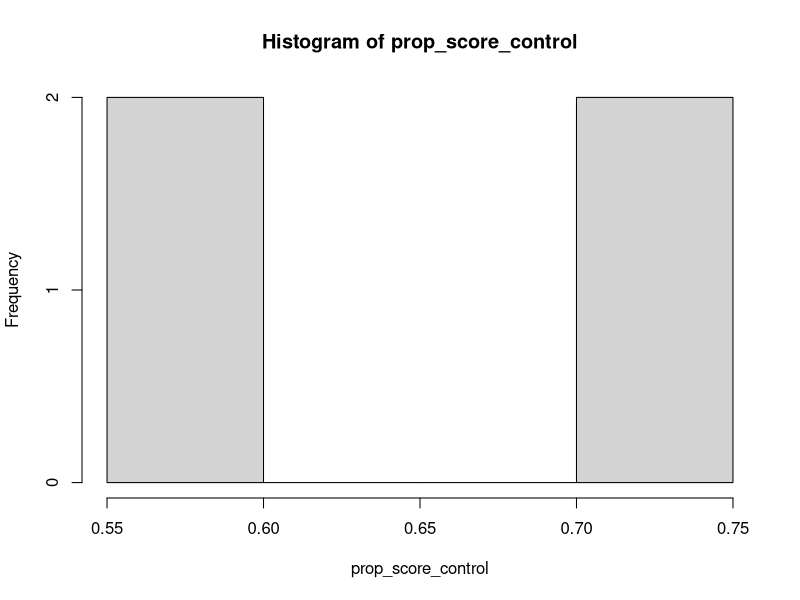
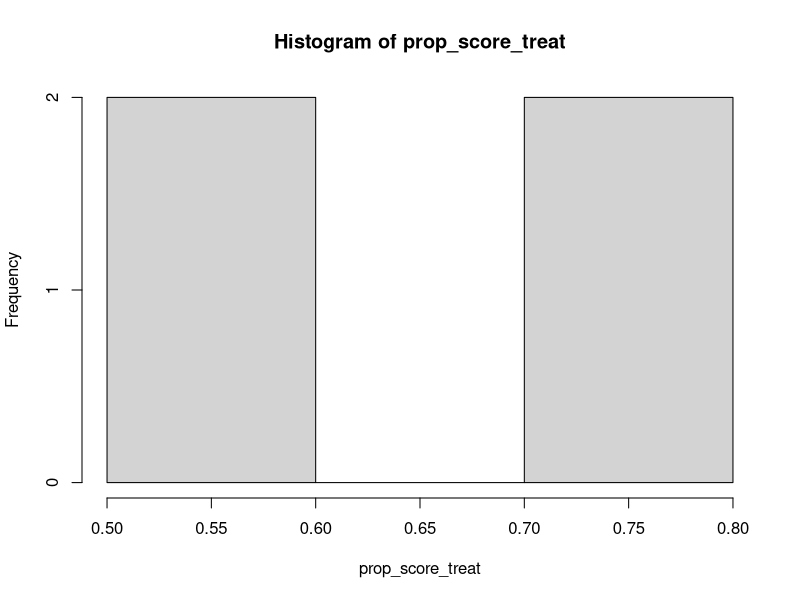
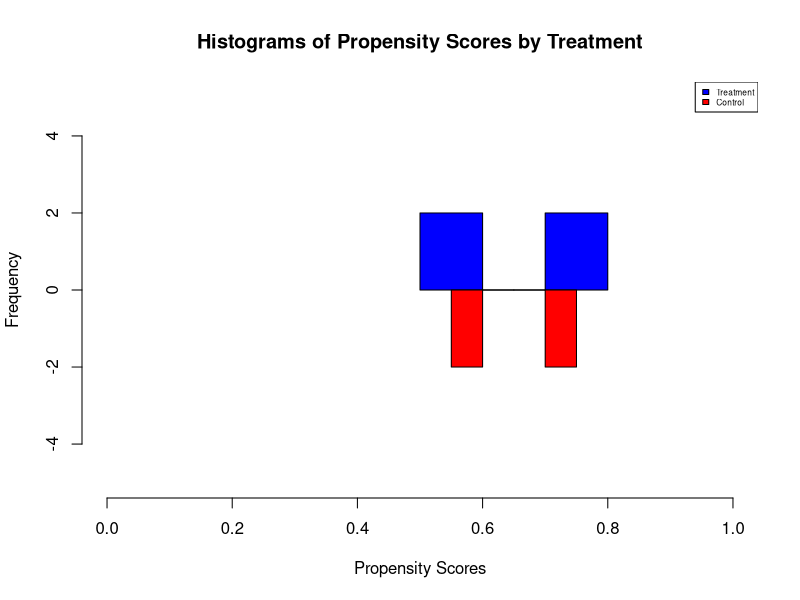
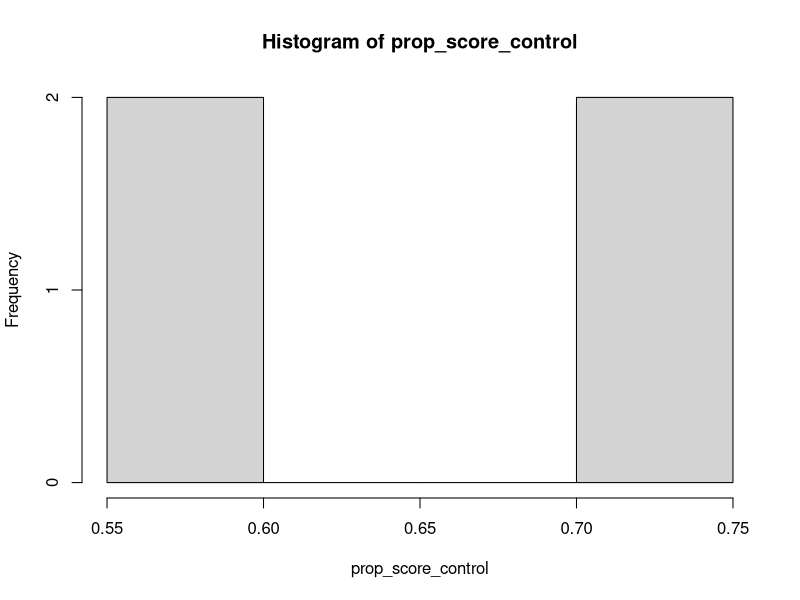
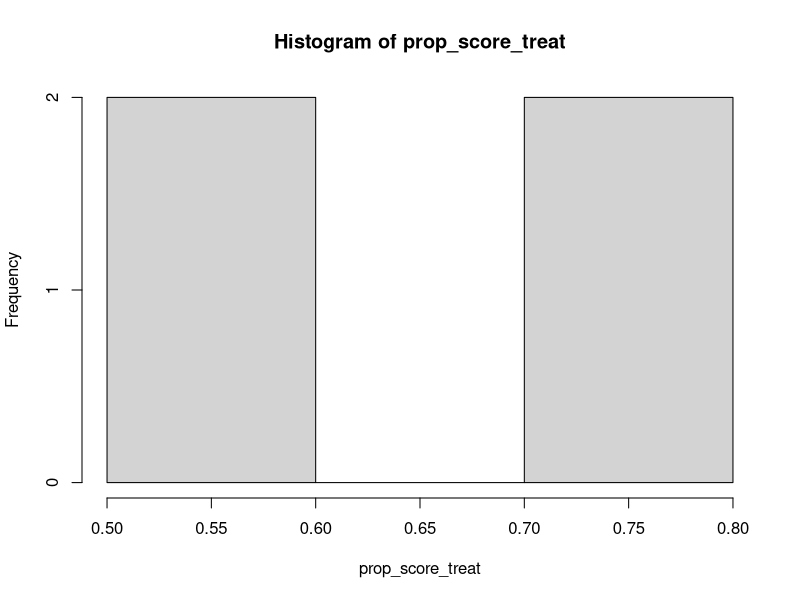
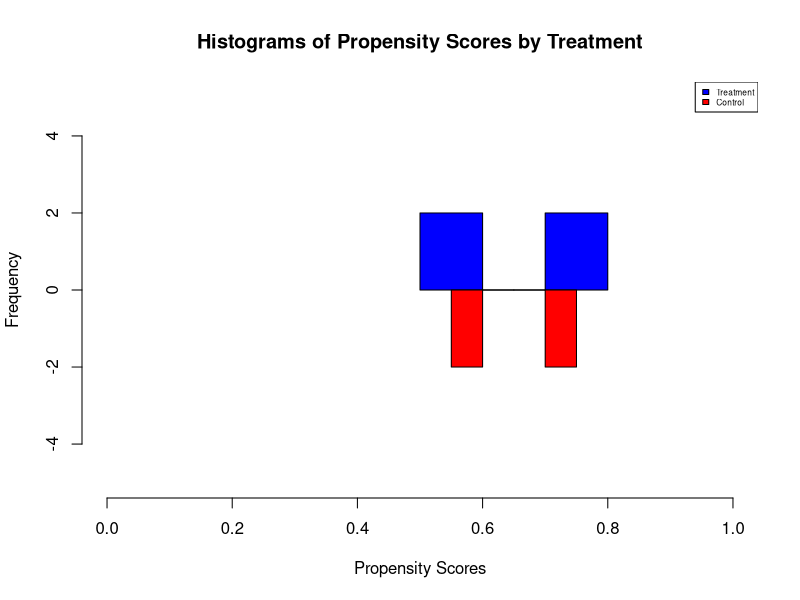

These charts were generated, in order, by the following R code:
## ---- chunk 1
# Test example:
 A <- c(1, 1, 1, 1, 0, 0, 0, 0, 0)
 mrate <- c(11, 14, 24, 20, 26, 20, 3, 7, 8)
 hcover =c(0.06,0.07,0.06,0.07,0.07,0.06, 0.02,0.02,0.01)
 pcdocs =c(0.02, 0.01,0.02,0.01,0.02,0.01,0.04,0.04,0.05)
 M = data.frame(A,mrate,hcover,pcdocs)
 
propscorematch <- function(data, formula, y) {
  # create model
  model <- glm(formula, data = data, family = binomial(link = "logit"))
  # propensity scores
  prop_score <- model$fitted
  # dataframe
  df <- cbind(data, prop_score)
  # initialize match and controls
  matches <- list()
  controls <- which(y == 0)
  
  # find matches with greedy rule
  for (i in which(y == 1)) {
    prop_diff <- abs(prop_score[i] - df$prop_score[controls])
    greed <- controls[which.min(prop_diff)]
    matches[[i]] <- c(i, greed)
    controls <- which(y == 0) # allows for repeat
    controls <- controls[-which(controls == greed)]
  }
  return(list(Match.pairs = matches, Propensity = prop_score))
}

# Test example:
result_a = propscorematch(data = M, formula = A ~ hcover + pcdocs, y = M$A)
print(result_a$Match.pairs)
print(result_a$Propensity)
## ---- chunk 2
# input paramater response has to be a vector
calculate_ate <- function(response, match_pairs) {
  # Split treatment and control groups using match pairs list
  treatment_row <- sapply(match_pairs, function(x) x[1])
  control_row <- sapply(match_pairs, function(x) x[2])
  treatment_group <- response[unlist(treatment_row)]
  control_group <- response[unlist(control_row)]
  
  # Calculate the average treatment effect (ATE)
  ate <- mean(treatment_group) - mean(control_group)
  
  t_res <- t.test(treatment_group, control_group)
  standard_error <- t_res$stderr
  t_stat <- t_res$statistic[["t"]]
  p_value <- t_res$p.value
  
  # Return the results
  return(list(ATE = ate, Sd.Error = standard_error, t.stat = t_stat, p.value = p_value))
}

# Test example:
match = propscorematch(data = M, formula = A ~ hcover + pcdocs, y = M$A)$Match.pairs
result_b = calculate_ate(M$mrate, match)
print(result_b$ATE)
print(result_b$Sd.Error)
print(result_b$t.stat)
print(result_b$p.value)

## ---- chunk 3
# Generate Histogram and Calculate SMD for quality of matching
quality_plots_smd <- function(data, match_pairs, prop_scores, var_col)
{
  # Split treatment and control groups using match pairs list
  treatment_row <- sapply(match_pairs, function(x) x[1])
  control_row <- sapply(match_pairs, function(x) x[2])
  
  # Find propensity scores for different groups
  prop_score_control <- prop_scores[unlist(control_row)]
  prop_score_treat <- prop_scores[unlist(treatment_row)]
  
  # Make paired histogram for the two groups
  hist_prop_score_control <- hist(prop_score_control)
  hist_prop_score_treat <- hist(prop_score_treat)
  hist_prop_score_control$counts <- -hist_prop_score_control$counts
  plot(hist_prop_score_treat, xlim=c(0,1), ylim=c(-5,5),
       main="Histograms of Propensity Scores by Treatment",
       xlab="Propensity Scores", col="blue")
  lines(hist_prop_score_control, col="red")
  legend("topright", c("Treatment", "Control"), fill=c("blue", "red"), cex=0.5)
  
  # Split variable of interest based on groups
  var_control <- data[, var_col][unlist(control_row)]
  var_treat <- data[, var_col][unlist(treatment_row)]
  
  # Calculate and return SMD based on variable values
  numer <- abs(mean(var_treat) - mean(var_control))
  denom <- sqrt((sd(var_treat)^2 + sd(var_control)^2)/2)
  smd <- numer/denom
  return(smd)
}
# Test example:
match = propscorematch(data = M, formula = A ~ hcover + pcdocs, y = M$A)$Match.pairs
prop = propscorematch(data = M, formula = A ~ hcover + pcdocs, y = M$A)$Propensity
example_mrate <- quality_plots_smd(M, match, prop, 2)
print(example_mrate)
## ---- chunk 4
# Combining into one mega R function
propensity_score_match <- function(data, formula, treatment_col, response_col) {
  match = propscorematch(data, formula, y = data[treatment_col])$Match.pairs
  prop_score = propscorematch(data, formula, y = data[treatment_col])$Propensity
  ate_scores = calculate_ate(data[,response_col], match)
  smd = quality_plots_smd(data, match, prop_score, response_col)
  return(list(Matching.pairs = match, Propensity = prop_score, ATE.scores = ate_scores, SMD = smd))
}

# Test example:
A = c(1, 1, 1, 1, 0, 0, 0, 0, 0)
mrate = c(11, 14, 24, 20, 26, 20, 3, 7, 8)
hcover = c(0.06,0.07,0.06,0.07,0.07,0.06, 0.02,0.02,0.01)
pcdocs = c(0.02, 0.01,0.02,0.01,0.02,0.01,0.04,0.04,0.05)
M = data.frame(A,mrate,hcover,pcdocs)
fin_result = propensity_score_match(data=M, formula=A ~ hcover + pcdocs, treatment_col = 1, response_col = 2)
print(fin_result$Matching.pairs)
print(fin_result$Propensity)
print(fin_result$ATE.scores)
print(fin_result$SMD)
